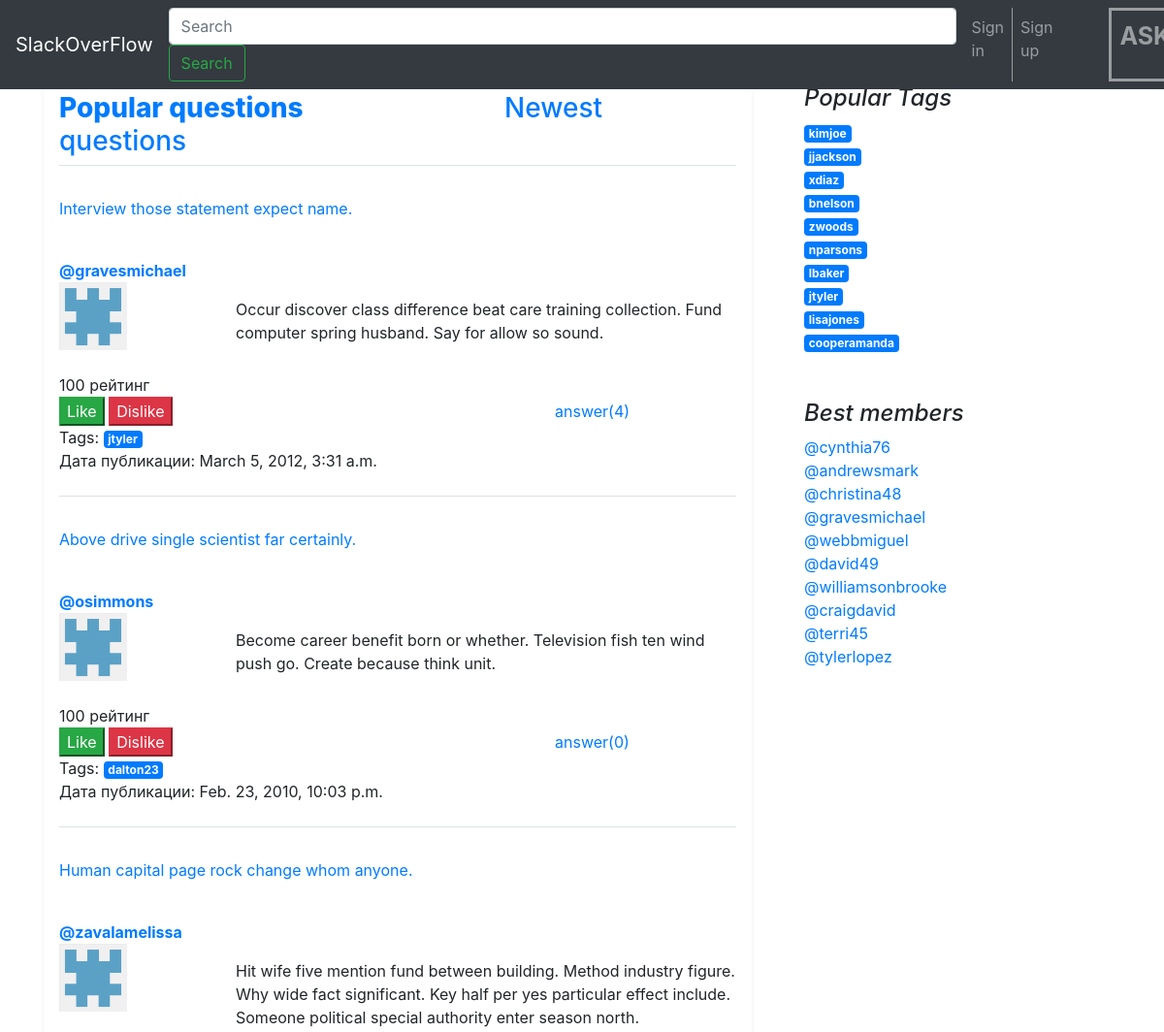
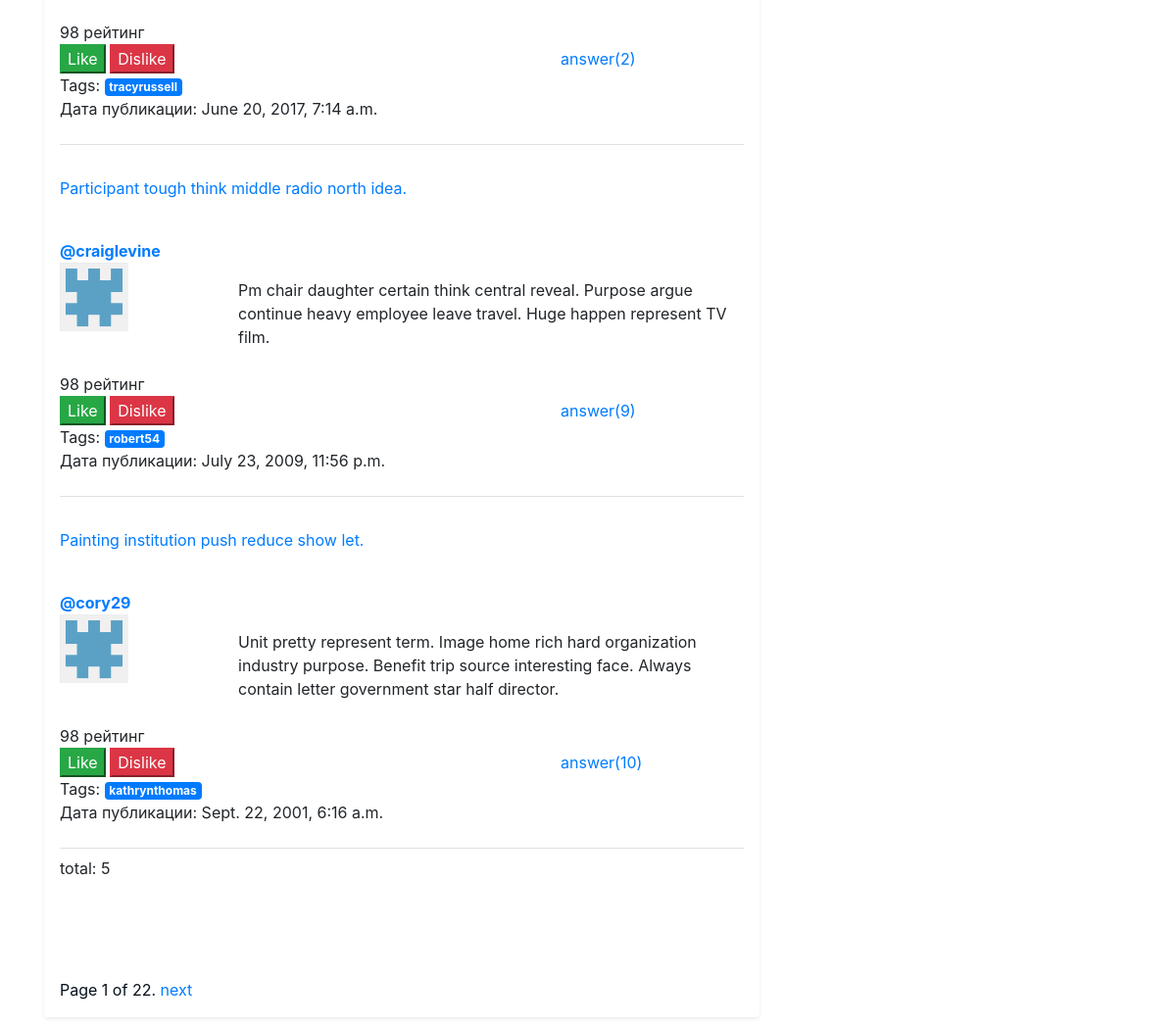
Before: /main/ with the older database file (2 pictures, top to bottom).
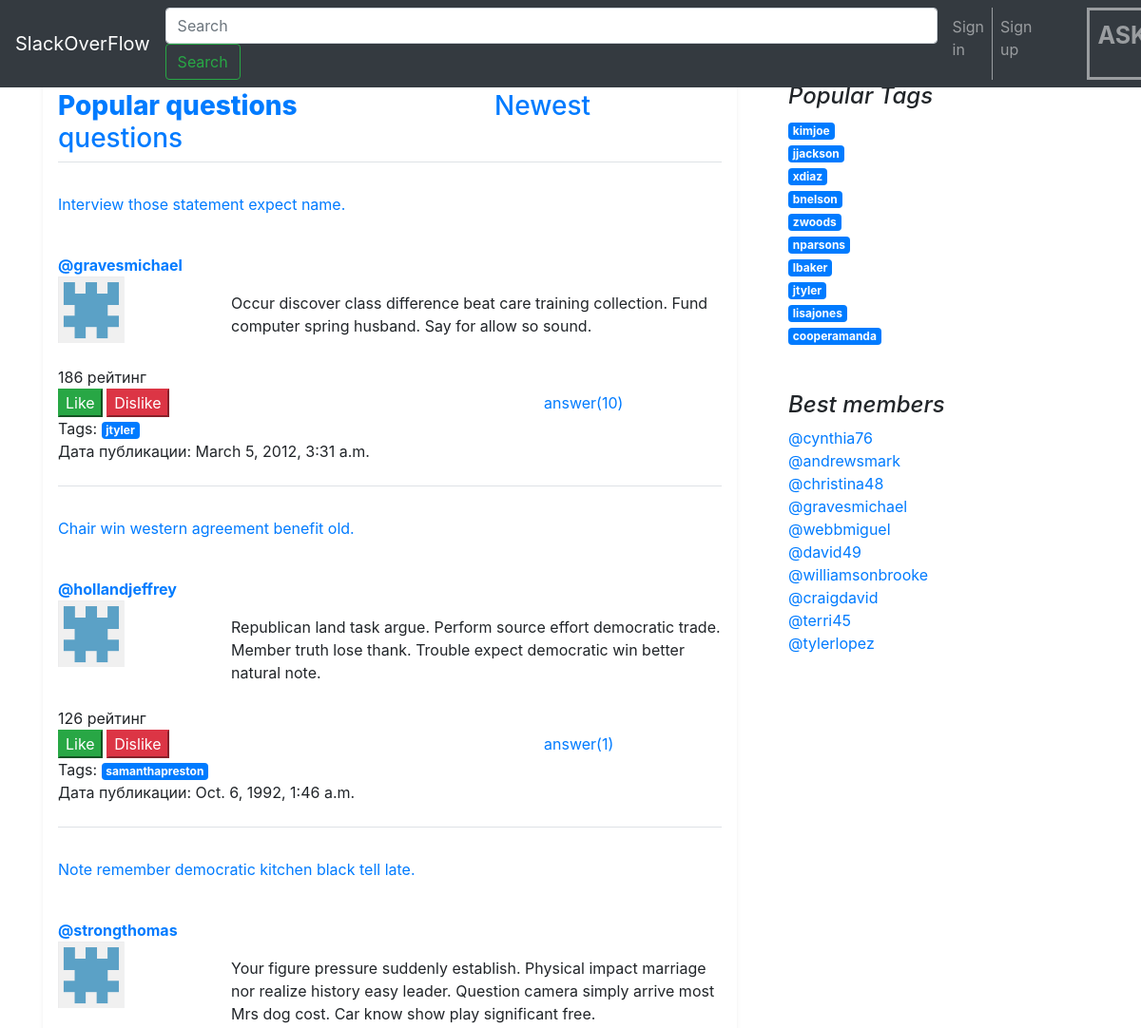
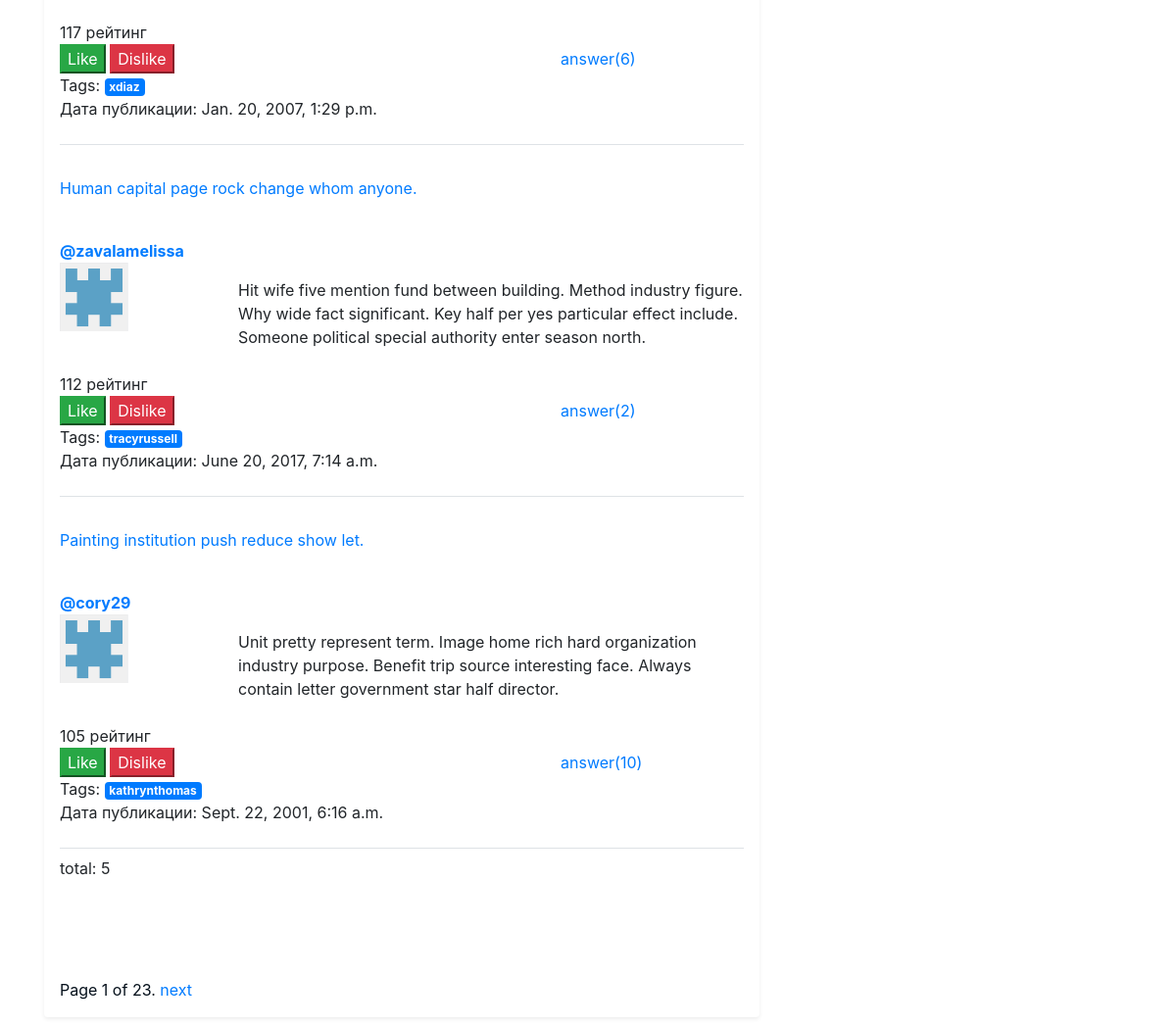
After: the same page with the newer database file (2 pictures, top to bottom).
### app/models.py (models this page shows, shortened)
class Question(models.Model):
    author = models.ForeignKey(Client, on_delete=models.CASCADE)
    title = models.CharField('Title question', max_length=200)
    text = models.TextField('Text question')
    tags = models.ManyToManyField(Tag, verbose_name="list of tags")
    rating = models.IntegerField('Rating question', default=0)
    dateTime = models.DateTimeField('Publication date')
    objects = QuestionManager()

class Client(models.Model):
    user = models.OneToOneField(
        User,
        on_delete=models.CASCADE,
    )
    avatar = models.ImageField(upload_to='avatars/', blank=True, null=True, verbose_name='Avatar')
    rating = models.IntegerField('rating user', default=0)
    objects = UserManager()
    def __str__(self):
        return self.user.username

class Tag(models.Model):
    title = models.CharField('Tag', max_length=128, unique="true")
    rating = models.IntegerField(default=0)
    objects = TagManager()
    def __str__(self):
        return self.title

### app/views.py (the view)
# urls.py: path('main/', views.main, name='main'),
def main(request):
    contact_list = Question.objects.hot()  # list(questionsNum.objects.hot())
    paginator = Paginator(contact_list, 5)  # По 2 на страницу
    tags = Tag.objects.best_tags()[0:10]
    users = Client.objects.best_members()[0:10]
    page = request.GET.get('page')
    try:
        questions = paginator.page(page)
    except PageNotAnInteger:
        questions = paginator.page(1)
    except EmptyPage:
        questions = paginator.page(paginator.num_pages)
    return render(request, 'main_page.html', {
        'questions': questions,
        'tags': tags,
        'users': users,
        'flag': 0,
    })

### app/models.py (called while the page is built)
    def best_members(self):
        return self.order_by('-rating')

    def best_tags(self):
        return self.order_by('-rating')

    def hot(self):
        return self.order_by('-rating')

### Templates/main_page.html (shortened to what this page needs)
{% extends 'base.html' %}
{% block content %}
    <h3 class="border-bottom border-gray pb-2 mb-100">
        {% if flag == 0 %}
            <a href="/main/" style="font-variation-settings: &quot;opsz&quot; 20, &quot;GRAD&quot; 513.280029296875, &quot;YAXS&quot; 400;font-weight: 858.4000244140625;">Popular questions</a>
            <a href="/newest/" style="margin-left: 200px;">Newest questions</a>
        {% else %}
            <a href="/main/">Popular questions</a>
            <a href="/newest/" style="font-variation-settings: &quot;opsz&quot; 20, &quot;GRAD&quot; 513.280029296875, &quot;YAXS&quot; 400;font-weight: 858.4000244140625;margin-left: 200px;">Newest questions</a>
        {% endif %}
    </h3>
{% for question in questions %}
{% include './inc/question.html' %}
{% endfor %}
<p> total: {{ questions|length }} </p>
<div class="pagination" style="color: #06111c;margin-top: 100px;">
        <span class="step-links">
            <span class="current">
                Page {{ questions.number }} of {{ questions.paginator.num_pages }}.
            </span>
            {% if questions.has_next %}
                <a href="?page={{ questions.next_page_number }}">next</a>
            {% endif %}
        </span>
</div>
{% endblock content %}

### Templates/inc/question.html (shortened to what this page needs)
{% load static %}
<br class="media-body pb-3 mb-0 small lh-125 border-bottom border-gray">
<p>
    <a href="{% url 'question' qid=question.id %}">{{ question.title }}</a>
<div class="row">
    <div class="col-md-3 blog-main">
        <br class="media-body pb-3 mb-0 small lh-125 border-bottom border-gray">
        <strong class="d-block text-gray-dark">
            <a href="#">@{{ question.author }}</a>
        </strong>
        {% if question.author.avatar %}
            <img src="/media/{{ user.client.avatar }}" height="70" width="70">
        {% else %}
            <img src="{% static 'pic.png' %}" height="70" width="70">
        {% endif %}
    </div>
    <aside class="col-md-9 blog-sidebar" style="margin-top: 40px;">
        <br>
        {{ question.text }}
        <br>
    </aside>
</div>
<br>
<div class="like_button_count" id="q{{ question.id }}">{{ question.rating }} рейтинг</div>
<button onclick="Like({{ question.id }}, 'q')" class="btn-success" >Like</button>
<button onclick="Dislike({{ question.id }}, 'q')" class="btn-danger" id="dislike_question" >Dislike</button>
<a href="{% url 'question' qid=question.id %}" style="margin-left: 390px;">
    answer({{ question.comment_set.count }})
</a>
<br>
<a>
    <a>
        Tags:
        {% for tag in question.tags.all %}
            <a class="badge badge-primary" href="{% url 'tagSearch' tag=tag %}">
                {{ tag.title }}
            </a>
        {% endfor %}
    </a>
</a>
<a>Дата публикации: {{ question.dateTime }}</a>
</p>
<h3 class="border-bottom border-gray pb-2 mb-100">
</h3>

### Templates/inc/rightSide.html
    </div>
    <aside class="col-md-4 blog-sidebar">
      <div class="p-4">
        <h4 class="font-italic">Popular Tags</h4>
        <ol class="list-unstyled mb-0">
          {% for tag in tags%}
            <li>
              <a class="badge badge-primary" href="{% url 'tagSearch' tag=tag %}">
                        {{ tag.title }}
              </a>
            </li>
          {% endfor%}
        </ol>
      </div>
      <div class="p-4">
        <h4 class="font-italic">Best members</h4>
        <ol class="list-unstyled">
          {% for user in users%}
            <li>
              <a href="#">
                        @{{ user }}
              </a>
            </li>
          {% endfor%}
        </ol>
      </div>
    </aside>
  </div>

Changed rows visible on the page:
no longer on this page (row edited): Question: title "Above drive single scientist far certainly.", author "osimmons", text "Become career benefit born or whether. Television fish ten wind push go. Create because think unit.", rating "100", comment_set.count "0", dateTime "Feb. 23, 2010, 10:03 p.m."
no longer on this page (row unchanged): Tag: title "dalton23", shown under "Above drive single scientist far certainly."
no longer on this page (row edited): Question: title "Participant tough think middle radio north idea.", author "craiglevine", text "Pm chair daughter certain think central reveal. Purpose argue continue heavy employee leave travel. Huge happen represent TV film.", rating "98", comment_set.count "9", dateTime "July 23, 2009, 11:56 p.m."
no longer on this page (row unchanged): Tag: title "robert54", shown under "Participant tough think middle radio north idea."
changed Question "Interview those statement expect name.": rating "100" → "186"; comment_set.count "4" → "10"
now on this page (row edited): Question: title "Chair win western agreement benefit old.", author "hollandjeffrey", text "Republican land task argue. Perform source effort democratic trade. Member truth lose thank. Trouble expect democratic win better natural note.", rating "126", comment_set.count "1", dateTime "Oct. 6, 1992, 1:46 a.m."
now on this page (row unchanged): Tag: title "samanthapreston", shown under "Chair win western agreement benefit old."
now on this page (row edited): Question: title "Note remember democratic kitchen black tell late.", author "strongthomas", text "Your figure pressure suddenly establish. Physical impact marriage nor realize history easy leader. Question camera simply arrive most Mrs dog cost. Car know show play significant free.", rating "117", comment_set.count "6", dateTime "Jan. 20, 2007, 1:29 p.m.", Tag (title "xdiaz")
changed Question "Human capital page rock change whom anyone.": rating "98" → "112"
changed Question "Painting institution push reduce show let.": rating "98" → "105"
Other visible differences:
{{ questions.paginator.num_pages }}: "22" → "23"
